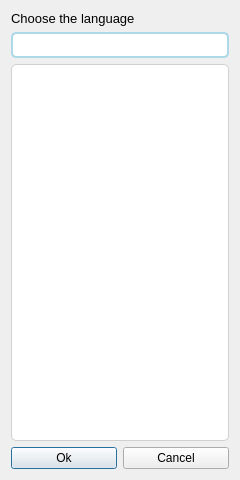
<?xml version="1.0" encoding="UTF-8"?>
<ui version="4.0">
 <class>LanguageDialog</class>
 <widget class="QDialog" name="LanguageDialog">
  <property name="geometry">
   <rect>
    <x>0</x>
    <y>0</y>
    <width>240</width>
    <height>480</height>
   </rect>
  </property>
  <property name="windowTitle">
   <string>Dialog</string>
  </property>
  <property name="styleSheet">
   <string notr="true">QLineEdit {
    background-color: white;
    border: 2px solid lightblue;
    border-radius: 5px;
    padding: 3px;
    color: black;
}

QLineEdit:hover {
    border-color: blue;
}

QLineEdit:focus {
    border-color: white;
}
QListView {
    background-color: white; /* Светлый фон */
    border: 1px solid #d0d0d0; 
    border-radius: 5px;
    color: #333; /* Цвет текста */
    gridline-color: #d0d0d0; /* Цвет сетки таблицы */
}
QListView::item {
    height: 40px; /* Высота элемента */
    border: 1px solid lightgray; /* Обводка элемента */
    padding: 5px; /* Отступы внутри элемента */
    font-size: 14px; /* Размер шрифта */
}

QListView::item:hover {
    background: lightgray; /* Цвет при наведении */
}

QListView::item:selected {
    background: lightblue; /* Цвет при выборе */
    color: white; /* Цвет текста при выборе */
    border: none; /* Убрать обводку */
    outline: none; /* Убрать внешний контур (outline) */
}

QListView::item:selected {
    background: lightblue; /* Цвет при выборе */
    color: white; /* Цвет текста при выборе */
    border: none; /* Убрать обводку */
    outline: none; /* Убрать внешний контур (outline) */
}

QScrollBar:vertical {
    width: 10px; /* Ширина вертикальной полосы прокрутки */
    background: white; /* Прозрачный фон */
}

QScrollBar::handle:vertical {
    background: #000000; /* Цвет области прокрутки */
    min-height: 20px; /* Минимальная высота области прокрутки */
}

QScrollBar::add-line:vertical,
QScrollBar::sub-line:vertical {
    height: 0; /* Сделать кнопки прокрутки невидимыми */
}

</string>
  </property>
  <property name="sizeGripEnabled">
   <bool>false</bool>
  </property>
  <property name="modal">
   <bool>false</bool>
  </property>
  <layout class="QGridLayout" name="gridLayout">
   <item row="1" column="0" colspan="2">
    <widget class="QLabel" name="label_language">
     <property name="sizePolicy">
      <sizepolicy hsizetype="Preferred" vsizetype="Fixed">
       <horstretch>0</horstretch>
       <verstretch>0</verstretch>
      </sizepolicy>
     </property>
     <property name="text">
      <string>&lt;html&gt;&lt;head/&gt;&lt;body&gt;&lt;p&gt;&lt;span style=&quot; font-size:10pt;&quot;&gt;Choose the language&lt;/span&gt;&lt;/p&gt;&lt;/body&gt;&lt;/html&gt;</string>
     </property>
    </widget>
   </item>
   <item row="4" column="0">
    <widget class="QPushButton" name="pushButton_accept">
     <property name="text">
      <string>Ok</string>
     </property>
    </widget>
   </item>
   <item row="4" column="1">
    <widget class="QPushButton" name="pushButton_cancel">
     <property name="text">
      <string>Cancel</string>
     </property>
    </widget>
   </item>
   <item row="3" column="0" colspan="2">
    <widget class="QListView" name="listView_language">
     <property name="styleSheet">
      <string notr="true">QListView::item {
    height: 40px; /* Высота элемента */
    border: 1px solid lightgray; /* Обводка элемента */
    padding: 5px; /* Отступы внутри элемента */
    font-size: 14px; /* Размер шрифта */
}

QListView::item:hover {
    background: lightgray; /* Цвет при наведении */
}

QListView::item:selected {
    background: lightblue; /* Цвет при выборе */
    color: white; /* Цвет текста при выборе */
    border: none; /* Убрать обводку */
    outline: none; /* Убрать внешний контур (outline) */
}


QScrollBar:vertical {
    width: 10px; /* Ширина вертикальной полосы прокрутки */
    background: white; /* Прозрачный фон */
}

QScrollBar::handle:vertical {
    background: #000000; /* Цвет области прокрутки */
    min-height: 20px; /* Минимальная высота области прокрутки */
}

QScrollBar::add-line:vertical,
QScrollBar::sub-line:vertical {
    height: 0; /* Сделать кнопки прокрутки невидимыми */
}

</string>
     </property>
     <property name="frameShape">
      <enum>QFrame::StyledPanel</enum>
     </property>
     <property name="verticalScrollMode">
      <enum>QAbstractItemView::ScrollPerPixel</enum>
     </property>
     <property name="horizontalScrollMode">
      <enum>QAbstractItemView::ScrollPerPixel</enum>
     </property>
    </widget>
   </item>
   <item row="2" column="0" colspan="2">
    <widget class="QLineEdit" name="lineEdit_language"/>
   </item>
  </layout>
 </widget>
 <resources/>
 <connections/>
</ui>
